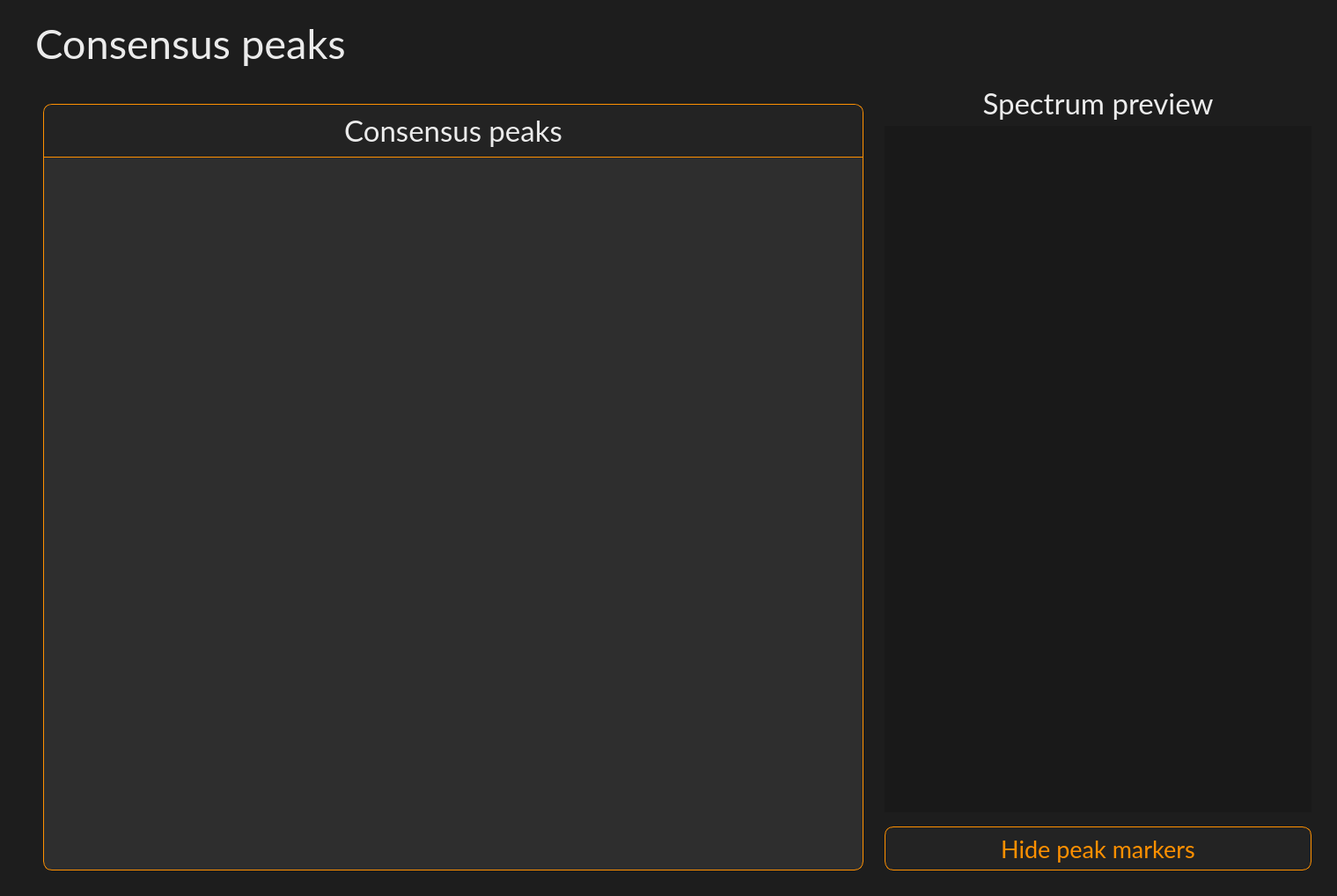
<?xml version="1.0" encoding="UTF-8"?>
<ui version="4.0">
 <class>ConsensusPeakWidget</class>
 <widget class="QWidget" name="ConsensusPeakWidget">
  <property name="geometry">
   <rect>
    <x>0</x>
    <y>0</y>
    <width>1519</width>
    <height>1018</height>
   </rect>
  </property>
  <property name="font">
   <font>
    <fontweight>Black</fontweight>
   </font>
  </property>
  <property name="windowTitle">
   <string>Form</string>
  </property>
  <property name="styleSheet">
   <string notr="true">background-color: #1d1d1d;</string>
  </property>
  <layout class="QVBoxLayout" name="verticalLayout" stretch="0,1">
   <property name="spacing">
    <number>10</number>
   </property>
   <property name="leftMargin">
    <number>40</number>
   </property>
   <property name="topMargin">
    <number>20</number>
   </property>
   <property name="rightMargin">
    <number>20</number>
   </property>
   <property name="bottomMargin">
    <number>20</number>
   </property>
   <item>
    <widget class="QLabel" name="label_header">
     <property name="maximumSize">
      <size>
       <width>16777215</width>
       <height>80</height>
      </size>
     </property>
     <property name="font">
      <font>
       <family>Lato</family>
       <pointsize>35</pointsize>
       <kerning>true</kerning>
      </font>
     </property>
     <property name="styleSheet">
      <string notr="true">color: #ebebeb;</string>
     </property>
     <property name="text">
      <string>Consensus peaks</string>
     </property>
     <property name="alignment">
      <set>Qt::AlignmentFlag::AlignLeading|Qt::AlignmentFlag::AlignLeft|Qt::AlignmentFlag::AlignVCenter</set>
     </property>
    </widget>
   </item>
   <item>
    <widget class="QWidget" name="consensuspeak_container" native="true">
     <layout class="QHBoxLayout" name="horizontalLayout">
      <property name="leftMargin">
       <number>0</number>
      </property>
      <property name="topMargin">
       <number>0</number>
      </property>
      <property name="rightMargin">
       <number>0</number>
      </property>
      <property name="bottomMargin">
       <number>0</number>
      </property>
      <item>
       <widget class="QWidget" name="consensus_peak_container" native="true">
        <property name="minimumSize">
         <size>
          <width>950</width>
          <height>0</height>
         </size>
        </property>
        <property name="maximumSize">
         <size>
          <width>950</width>
          <height>16777215</height>
         </size>
        </property>
        <property name="styleSheet">
         <string notr="true"/>
        </property>
        <layout class="QVBoxLayout" name="verticalLayout_5" stretch="1">
         <property name="spacing">
          <number>9</number>
         </property>
         <property name="leftMargin">
          <number>9</number>
         </property>
         <property name="topMargin">
          <number>30</number>
         </property>
         <property name="bottomMargin">
          <number>9</number>
         </property>
         <item>
          <widget class="QWidget" name="consensus_peak_inner_container" native="true">
           <property name="maximumSize">
            <size>
             <width>16777215</width>
             <height>16777215</height>
            </size>
           </property>
           <property name="font">
            <font>
             <fontweight>Black</fontweight>
            </font>
           </property>
           <property name="styleSheet">
            <string notr="true">QWidget {
	background-color: #2e2e2e;
	border: 1px solid #ff9000;
	border-radius: 10px;
}</string>
           </property>
           <layout class="QVBoxLayout" name="verticalLayout_6" stretch="0,0">
            <property name="spacing">
             <number>0</number>
            </property>
            <property name="leftMargin">
             <number>1</number>
            </property>
            <property name="topMargin">
             <number>1</number>
            </property>
            <property name="rightMargin">
             <number>1</number>
            </property>
            <property name="bottomMargin">
             <number>1</number>
            </property>
            <item>
             <widget class="QLabel" name="label_container_header_2">
              <property name="minimumSize">
               <size>
                <width>0</width>
                <height>60</height>
               </size>
              </property>
              <property name="maximumSize">
               <size>
                <width>16777215</width>
                <height>60</height>
               </size>
              </property>
              <property name="font">
               <font>
                <family>Lato</family>
                <pointsize>25</pointsize>
               </font>
              </property>
              <property name="styleSheet">
               <string notr="true">border: 0px;
border-bottom: 1px solid #ff9000;
border-top-left-radius: 10px;
border-top-right-radius: 10px;
border-bottom-left-radius: 0px;
border-bottom-right-radius: 0px;
background-color: #232323;
color: #ebebeb;</string>
              </property>
              <property name="text">
               <string>Consensus peaks</string>
              </property>
              <property name="alignment">
               <set>Qt::AlignmentFlag::AlignCenter</set>
              </property>
             </widget>
            </item>
            <item>
             <widget class="QScrollArea" name="scrollArea_peak">
              <property name="styleSheet">
               <string notr="true">border: 0px;
background-color: transparent;
</string>
              </property>
              <property name="widgetResizable">
               <bool>true</bool>
              </property>
              <widget class="QWidget" name="scrollArea_peak_Contents">
               <property name="geometry">
                <rect>
                 <x>0</x>
                 <y>0</y>
                 <width>930</width>
                 <height>811</height>
                </rect>
               </property>
               <layout class="QGridLayout" name="gridLayout">
                <property name="verticalSpacing">
                 <number>10</number>
                </property>
                <item row="0" column="0">
                 <spacer name="verticalSpacer_2">
                  <property name="orientation">
                   <enum>Qt::Orientation::Vertical</enum>
                  </property>
                  <property name="sizeHint" stdset="0">
                   <size>
                    <width>20</width>
                    <height>585</height>
                   </size>
                  </property>
                 </spacer>
                </item>
               </layout>
              </widget>
             </widget>
            </item>
           </layout>
          </widget>
         </item>
        </layout>
       </widget>
      </item>
      <item>
       <widget class="QWidget" name="preview_container" native="true">
        <property name="styleSheet">
         <string notr="true"/>
        </property>
        <layout class="QVBoxLayout" name="verticalLayout_7">
         <property name="spacing">
          <number>6</number>
         </property>
         <item>
          <widget class="QLabel" name="label_preview">
           <property name="maximumSize">
            <size>
             <width>16777215</width>
             <height>40</height>
            </size>
           </property>
           <property name="font">
            <font>
             <family>Lato</family>
             <pointsize>25</pointsize>
            </font>
           </property>
           <property name="styleSheet">
            <string notr="true">color: #ebebeb;</string>
           </property>
           <property name="text">
            <string>Spectrum preview</string>
           </property>
           <property name="alignment">
            <set>Qt::AlignmentFlag::AlignCenter</set>
           </property>
          </widget>
         </item>
         <item>
          <widget class="QWidget" name="preview_image" native="true">
           <property name="styleSheet">
            <string notr="true">background-color: #191919;
 border: none;</string>
           </property>
          </widget>
         </item>
         <item>
          <widget class="QPushButton" name="pushButton_toggle_peak_marker">
           <property name="enabled">
            <bool>true</bool>
           </property>
           <property name="minimumSize">
            <size>
             <width>0</width>
             <height>60</height>
            </size>
           </property>
           <property name="maximumSize">
            <size>
             <width>16777215</width>
             <height>16777215</height>
            </size>
           </property>
           <property name="font">
            <font>
             <family>Lato</family>
             <pointsize>20</pointsize>
            </font>
           </property>
           <property name="cursor">
            <cursorShape>PointingHandCursor</cursorShape>
           </property>
           <property name="mouseTracking">
            <bool>true</bool>
           </property>
           <property name="tabletTracking">
            <bool>false</bool>
           </property>
           <property name="styleSheet">
            <string notr="true">QPushButton {
    border: 1px solid #ff9000;
    background-color: #232323; 
    color: #ff9000;
    border-radius: 10px;
	margin-top: 10px;
}

QPushButton:hover {
background-color: #131313;
}</string>
           </property>
           <property name="text">
            <string>Hide peak markers</string>
           </property>
           <property name="autoDefault">
            <bool>false</bool>
           </property>
           <property name="default">
            <bool>false</bool>
           </property>
          </widget>
         </item>
        </layout>
       </widget>
      </item>
     </layout>
    </widget>
   </item>
  </layout>
 </widget>
 <resources/>
 <connections/>
</ui>
